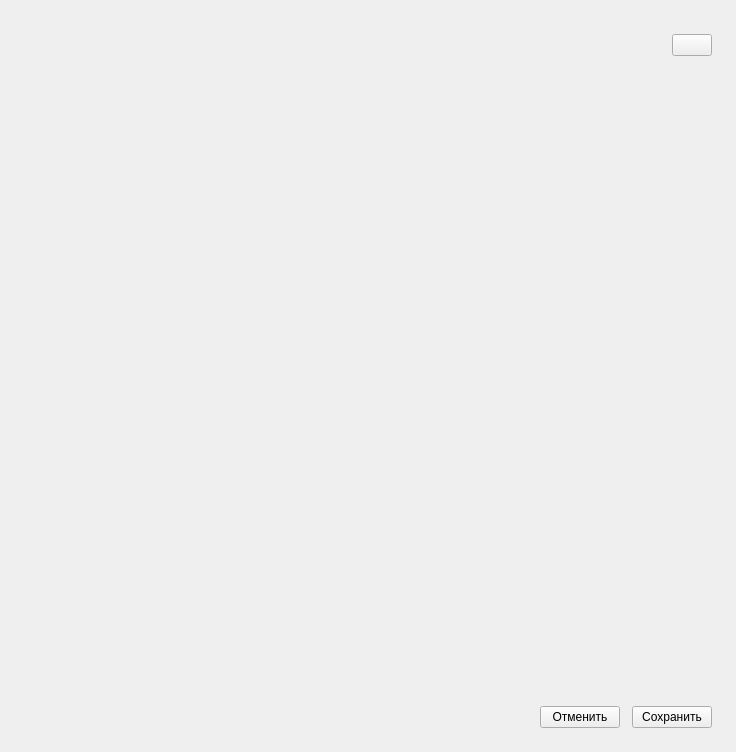
<?xml version="1.0" encoding="UTF-8"?>
<ui version="4.0">
 <class>TemplateFieldWidget</class>
 <widget class="QWidget" name="TemplateFieldWidget">
  <property name="geometry">
   <rect>
    <x>0</x>
    <y>0</y>
    <width>736</width>
    <height>752</height>
   </rect>
  </property>
  <property name="windowTitle">
   <string>Form</string>
  </property>
  <layout class="QVBoxLayout" name="verticalLayout">
   <property name="spacing">
    <number>0</number>
   </property>
   <property name="leftMargin">
    <number>24</number>
   </property>
   <property name="topMargin">
    <number>24</number>
   </property>
   <property name="rightMargin">
    <number>24</number>
   </property>
   <property name="bottomMargin">
    <number>24</number>
   </property>
   <item>
    <layout class="QHBoxLayout" name="horizontalLayout">
     <property name="leftMargin">
      <number>0</number>
     </property>
     <item>
      <layout class="QVBoxLayout" name="verticalLayout_3">
       <item>
        <widget class="QLabel" name="HeadingH3">
         <property name="sizePolicy">
          <sizepolicy hsizetype="Minimum" vsizetype="Maximum">
           <horstretch>0</horstretch>
           <verstretch>0</verstretch>
          </sizepolicy>
         </property>
         <property name="lineWidth">
          <number>1</number>
         </property>
         <property name="text">
          <string/>
         </property>
         <property name="alignment">
          <set>Qt::AlignLeading|Qt::AlignLeft|Qt::AlignTop</set>
         </property>
         <property name="wordWrap">
          <bool>true</bool>
         </property>
         <property name="indent">
          <number>-1</number>
         </property>
         <property name="LabelType" stdset="0">
          <string>HeadingH3</string>
         </property>
         <property name="HeadingType" stdset="0">
          <string>Secondary</string>
         </property>
        </widget>
       </item>
      </layout>
     </item>
     <item>
      <layout class="QVBoxLayout" name="verticalLayout_2">
       <item>
        <spacer name="verticalSpacer_3">
         <property name="orientation">
          <enum>Qt::Vertical</enum>
         </property>
         <property name="sizeType">
          <enum>QSizePolicy::Fixed</enum>
         </property>
         <property name="sizeHint" stdset="0">
          <size>
           <width>0</width>
           <height>10</height>
          </size>
         </property>
        </spacer>
       </item>
       <item>
        <widget class="CloseButton" name="closeButton">
         <property name="sizePolicy">
          <sizepolicy hsizetype="Maximum" vsizetype="Fixed">
           <horstretch>0</horstretch>
           <verstretch>0</verstretch>
          </sizepolicy>
         </property>
         <property name="text">
          <string/>
         </property>
         <property name="iconSize">
          <size>
           <width>24</width>
           <height>24</height>
          </size>
         </property>
        </widget>
       </item>
      </layout>
     </item>
    </layout>
   </item>
   <item>
    <spacer name="verticalSpacer">
     <property name="orientation">
      <enum>Qt::Vertical</enum>
     </property>
     <property name="sizeType">
      <enum>QSizePolicy::Fixed</enum>
     </property>
     <property name="sizeHint" stdset="0">
      <size>
       <width>20</width>
       <height>24</height>
      </size>
     </property>
    </spacer>
   </item>
   <item>
    <layout class="QHBoxLayout" name="horizontalLayout_2">
     <property name="leftMargin">
      <number>7</number>
     </property>
     <item>
      <widget class="QWidget" name="widget" native="true">
       <property name="sizePolicy">
        <sizepolicy hsizetype="Preferred" vsizetype="Preferred">
         <horstretch>0</horstretch>
         <verstretch>0</verstretch>
        </sizepolicy>
       </property>
      </widget>
     </item>
    </layout>
   </item>
   <item>
    <layout class="QHBoxLayout" name="bottomLayout">
     <property name="spacing">
      <number>12</number>
     </property>
     <item>
      <spacer name="horizontalSpacer">
       <property name="orientation">
        <enum>Qt::Horizontal</enum>
       </property>
       <property name="sizeHint" stdset="0">
        <size>
         <width>40</width>
         <height>0</height>
        </size>
       </property>
      </spacer>
     </item>
     <item>
      <widget class="QPushButton" name="CancelButton">
       <property name="sizePolicy">
        <sizepolicy hsizetype="Maximum" vsizetype="Maximum">
         <horstretch>0</horstretch>
         <verstretch>0</verstretch>
        </sizepolicy>
       </property>
       <property name="text">
        <string>Отменить</string>
       </property>
       <property name="ButtonType" stdset="0">
        <string>Default</string>
       </property>
       <property name="Size" stdset="0">
        <string>L</string>
       </property>
       <property name="Variant" stdset="0">
        <string>secondary</string>
       </property>
      </widget>
     </item>
     <item>
      <widget class="QPushButton" name="SaveButton">
       <property name="sizePolicy">
        <sizepolicy hsizetype="Maximum" vsizetype="Maximum">
         <horstretch>0</horstretch>
         <verstretch>0</verstretch>
        </sizepolicy>
       </property>
       <property name="autoFillBackground">
        <bool>true</bool>
       </property>
       <property name="text">
        <string>Сохранить</string>
       </property>
       <property name="Variant" stdset="0">
        <string>primary</string>
       </property>
       <property name="ButtonType" stdset="0">
        <string>Default</string>
       </property>
       <property name="Size" stdset="0">
        <string>L</string>
       </property>
      </widget>
     </item>
    </layout>
   </item>
  </layout>
 </widget>
 <customwidgets>
  <customwidget>
   <class>CloseButton</class>
   <extends>QPushButton</extends>
   <header location="global">closebutton.h</header>
  </customwidget>
 </customwidgets>
 <resources/>
 <connections/>
</ui>
